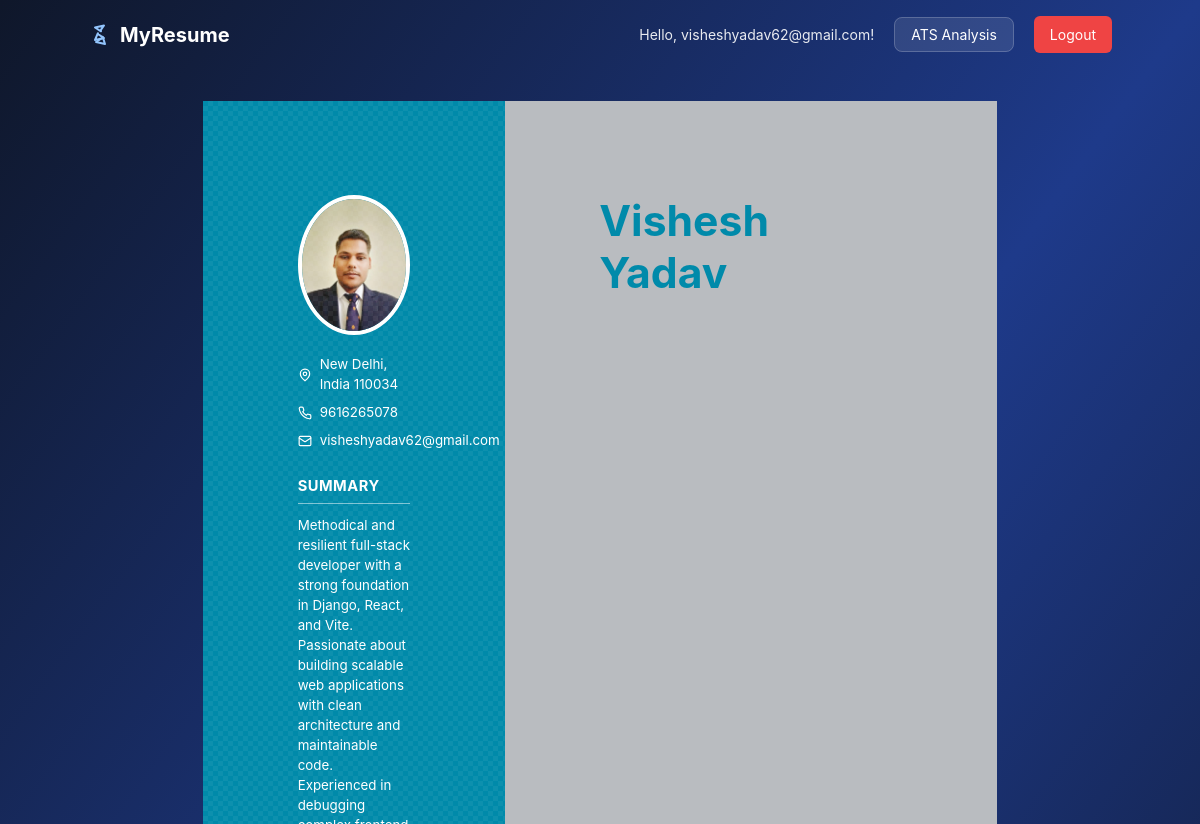
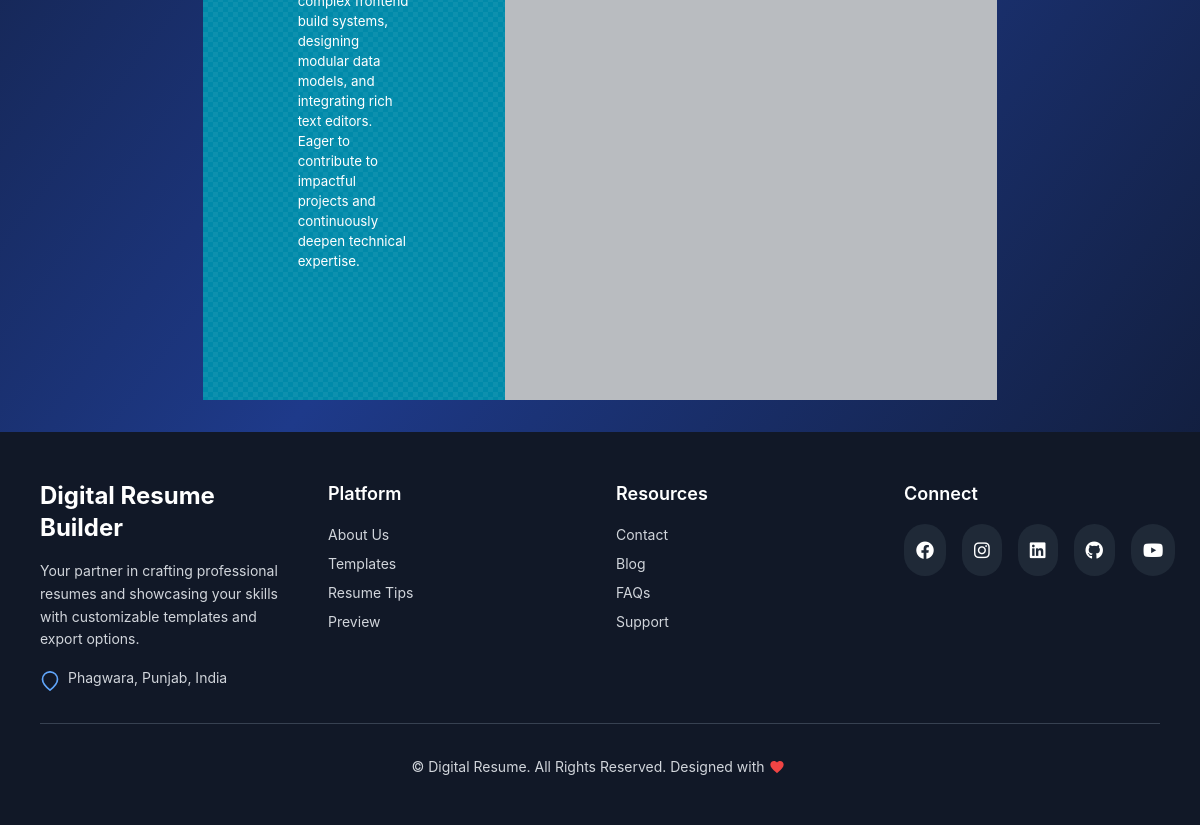
/view/1/template4/ (signed in), run on an earlier commit of the app's database (2 pictures, top to bottom).
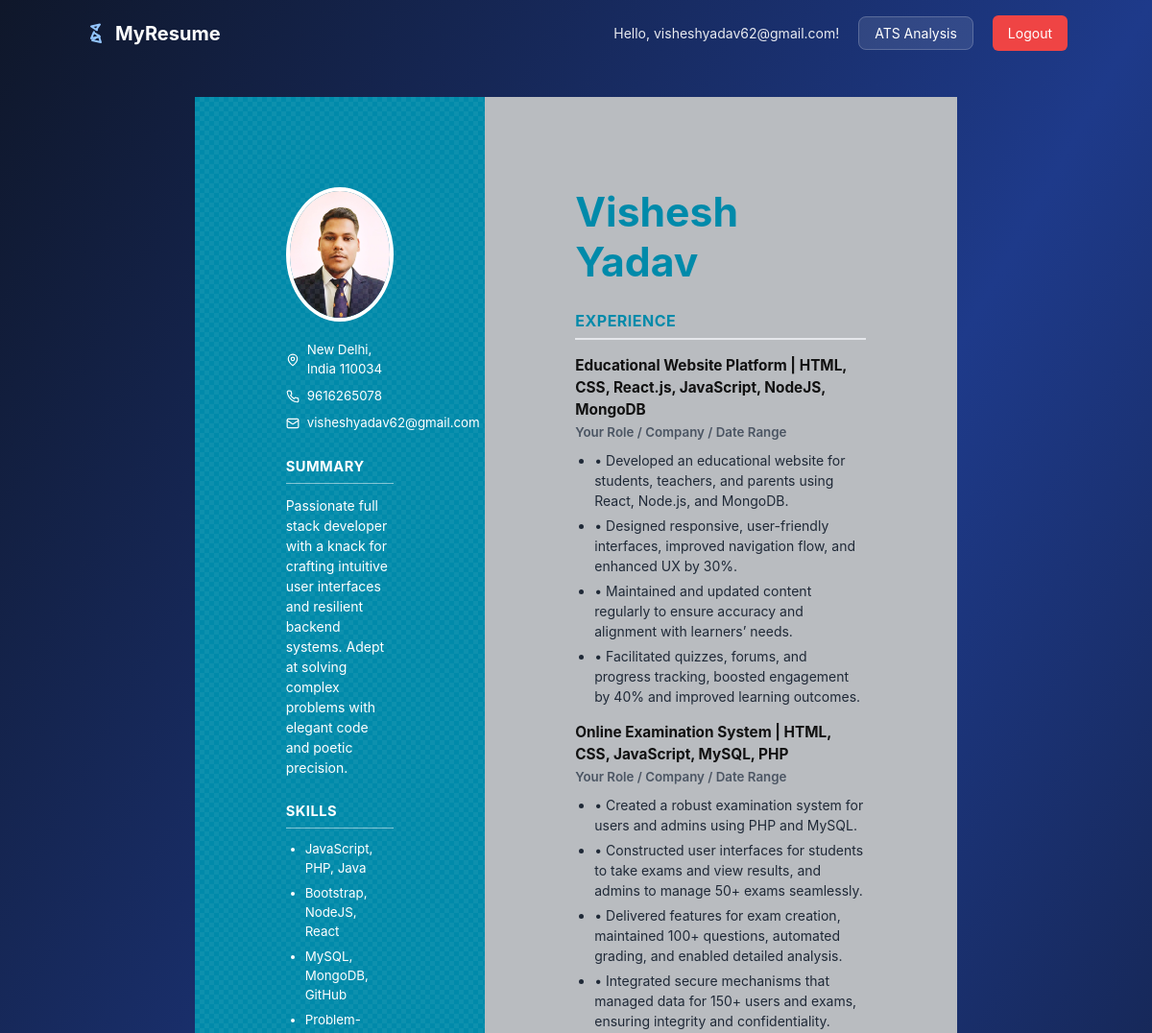
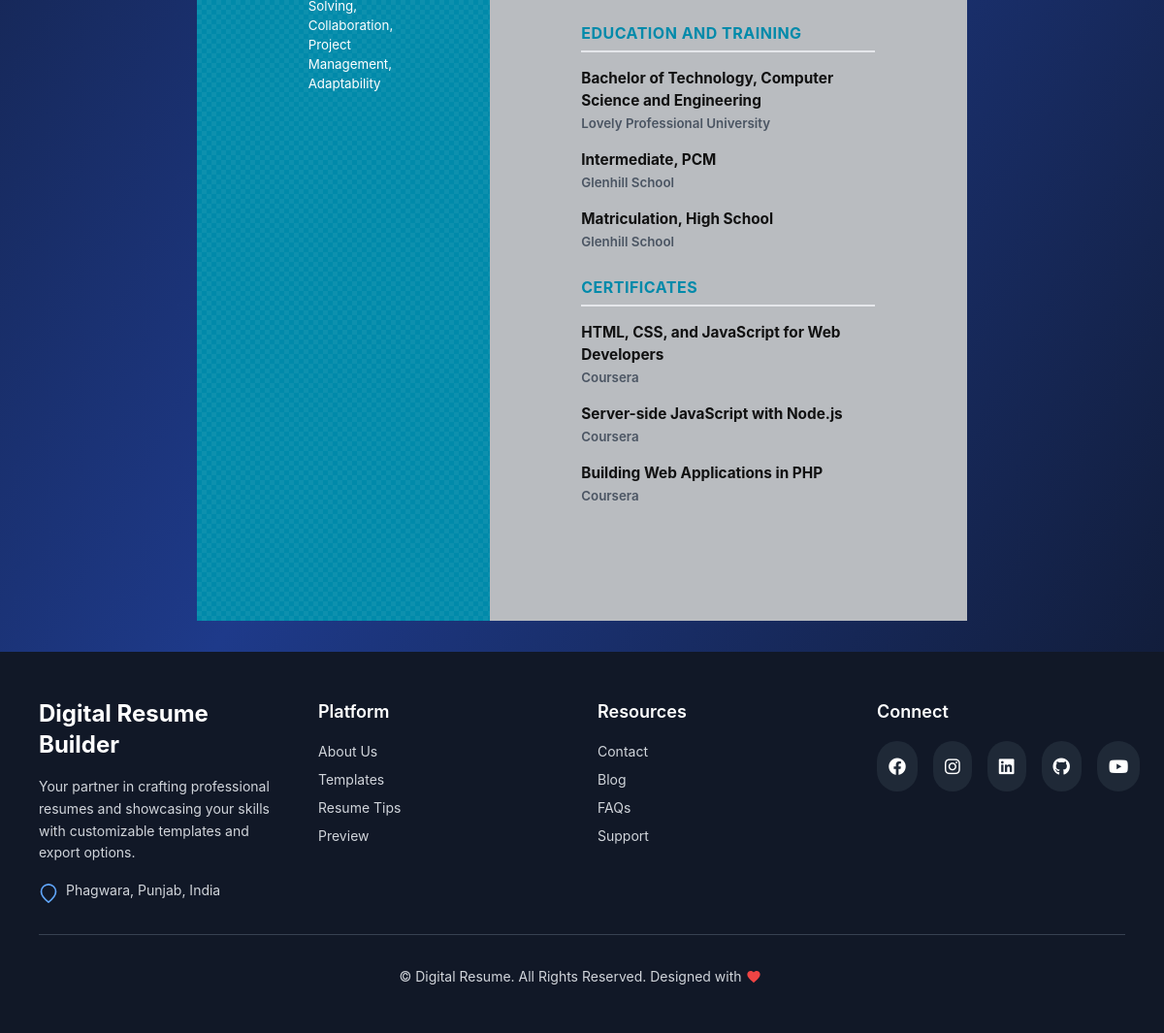
And on a later commit of the database (2 pictures, top to bottom).
### app/models.py (models this page shows, shortened)
class Resume(models.Model):
    user = models.ForeignKey(User, on_delete=models.CASCADE)
    full_name = models.CharField(max_length=100)
    email = models.EmailField()
    phone = models.CharField(max_length=20)
    location = models.CharField(max_length=150, blank=True)
    linkedin = models.URLField(blank=True)
    github = models.URLField(blank=True)
    website = models.URLField(blank=True)
    summary = models.TextField(blank=True)
    profile_image = models.ImageField(upload_to='profiles/', null=True, blank=True)
    created_at = models.DateTimeField(auto_now_add=True)
    updated_at = models.DateTimeField(auto_now=True)

class Skill(models.Model):
    CATEGORY_CHOICES = (
        ("Technical", "Technical"),
        ("Soft Skills", "Soft Skills"),
        ("Languages", "Languages"),
        ("Tools", "Tools"),
    )
    resume = models.ForeignKey(Resume, on_delete=models.CASCADE, related_name='skill_items')
    name = models.CharField(max_length=100)
    category = models.CharField(max_length=50, choices=CATEGORY_CHOICES, default="Technical")
    level = models.IntegerField(default=3)

class Project(models.Model):
    resume = models.ForeignKey(Resume, on_delete=models.CASCADE, related_name='project_items')
    name = models.CharField(max_length=200)
    description = models.TextField(blank=True)
    technologies_csv = models.CharField(max_length=300, blank=True, help_text="Comma-separated technologies")
    url = models.URLField(blank=True)
    start_date = models.DateField(null=True, blank=True)
    end_date = models.DateField(null=True, blank=True)

class EducationEntry(models.Model):
    resume = models.ForeignKey(Resume, on_delete=models.CASCADE, related_name='education_items')
    institution = models.CharField(max_length=200)
    degree = models.CharField(max_length=150)
    field = models.CharField(max_length=150)
    location = models.CharField(max_length=150, blank=True)
    start_date = models.DateField(null=True, blank=True)
    end_date = models.DateField(null=True, blank=True)
    gpa = models.CharField(max_length=20, blank=True, help_text="GPA/CGPA")

class Certification(models.Model):
    resume = models.ForeignKey(Resume, on_delete=models.CASCADE, related_name='certification_items')
    name = models.CharField(max_length=200)
    issuer = models.CharField(max_length=200, blank=True)
    duration = models.CharField(max_length=20, blank=True, help_text="e.g., Dec’ 24")
    issue_date = models.DateField(null=True, blank=True)
    expiry_date = models.DateField(null=True, blank=True)
    credential_id = models.CharField(max_length=100, blank=True)

### app/views.py (the view)
# urls.py: path('view/<int:pk>/<str:template_name>/', views.resume_detail_view, name='resume_detail'),
@login_required
def resume_detail_view(request, pk, template_name='template1'):
    resume = get_object_or_404(Resume, pk=pk, user=request.user)
    return render(request, f'resume/templates/{template_name}.html', {'resume': resume, 'template_name': template_name})

### app/templates/resume/templates/template4.html (shortened to what this page needs)
{% extends 'base.html' %}
{% load static %}
{% block content %}
    <div class="resume-container">
        <aside class="sidebar">
            {% if resume.profile_image %}
                <img src="{{ resume.profile_image.url }}" alt="{{ resume.full_name }}" class="profile-image">
            {% else %}
                <div class="profile-initial">{{ resume.full_name|first }}</div>
            {% endif %}
            <section class="sidebar-section contact-info">
                <p>
                    <span>New Delhi, India 110034</span>
                </p>
                <p>
                    <span>{{ resume.phone }}</span>
                </p>
                <p>
                    <a href="mailto:{{ resume.email }}">{{ resume.email }}</a>
                </p>
            </section>
            {% if render_summary or resume.summary %}
            <section class="sidebar-section sidebar-summary">
                <h2 class="sidebar-title">Summary</h2>
                {{ render_summary|default:resume.summary|safe }}
            </section>
            {% endif %}
            {% if resume.skill_items.exists %}
            <section class="sidebar-section skills">
                <h2 class="sidebar-title">Skills</h2>
                <ul>
                    {% for s in resume.skill_items.all %}
                    <li>{{ s.name }}</li>
                    {% endfor %}
                </ul>
            </section>
            {% endif %}
        </aside>
        <main class="main-content">
            <header class="main-header">
                <h1 class="full-name">{{ resume.full_name }}</h1>
            </header>
            {% if resume.project_items.exists %}
            <section class="main-section experience">
                <h2 class="main-title">Experience</h2>
                {% for p in resume.project_items.all %}
                <article class="item">
                    <div class="item-title">{{ p.name }}</div>
                    <div class="item-meta">Your Role / Company / Date Range</div>
                    <div class="item-body">{{ p.description|safe }}</div>
                </article>
                {% endfor %}
            </section>
            {% endif %}
            {% if resume.education_items.exists %}
            <section class="main-section education">
                <h2 class="main-title">Education and Training</h2>
                {% for e in resume.education_items.all %}
                <article class="item">
                    <div class="item-title">{{ e.degree }}{% if e.field %}, {{ e.field }}{% endif %}</div>
                    <div class="item-meta">{{ e.institution }}</div>
                </article>
                {% endfor %}
            </section>
            {% endif %}
            {% if resume.certification_items.exists %}
            <section class="main-section certificates">
                <h2 class="main-title">Certificates</h2>
                {% for c in resume.certification_items.all %}
                <article class="item">
                    <div class="item-title">{{ c.name }}</div>
                    <div class="item-meta">{{ c.issuer }}</div>
                </article>
                {% endfor %}
            </section>
            {% endif %}
        </main>
    </div>
   {% endblock %}

### app/templates/base.html (shortened to what this page needs)
<!DOCTYPE html>
<html lang="en" class="h-full">
  {% load static %}
<head>
  <link href="{% static 'css/tailwind.css' %}" rel="stylesheet">
  <script src="https://cdn.tailwindcss.com"></script>
  <link rel="stylesheet" href="https://cdnjs.cloudflare.com/ajax/libs/font-awesome/6.4.0/css/all.min.css">
</head>
<body class="h-full flex flex-col bg-gradient-to-br from-slate-900 via-blue-900 to-slate-900 text-white">
  {% if not hide_header_footer %}
  <nav class="bg-transparent sticky top-0 z-50 p-4">
    <div class="container mx-auto flex justify-between items-center">
      <a href="{% url 'app:resume_list' %}" class="text-xl font-bold text-white flex items-center gap-2">
        MyResume
      </a>
      <div class="space-x-4">
        {% if user.is_authenticated %}
          <span class="text-white/90">Hello, {{ user.username }}!</span>
          <a href="{% url 'app:ats_analysis' %}" class="px-4 py-2 bg-white/10 text-white rounded-lg border border-white/20">ATS Analysis</a>
          <form method="post" action="{% url 'logout' %}" class="inline">
            <button type="submit" class="px-4 py-2 bg-red-500 text-white rounded-md">Logout</button>
          </form>
        {% else %}
          <a href="{% url 'login' %}" class="px-4 py-2 text-white/90 rounded-md hover:bg-white/5 transition-colors">Login</a>
          <a href="{% url 'app:signup' %}" class="px-4 py-2 bg-white/10 text-white rounded-md border border-white/20">Sign Up</a>
        {% endif %}
      </div>
    </div>
  </nav>
  {% endif %}
  <main class="flex-grow {% if not hide_header_footer %}p-8{% endif %}">
      {% block content %}{% endblock %}
  </main>
  {% if not hide_header_footer %}
  <footer class="bg-gray-900 text-white py-12">
    <div class="max-w-6xl mx-auto px-4">
      <div class="grid grid-cols-1 md:grid-cols-2 lg:grid-cols-4 gap-8">
        <div class="lg:col-span-1">
          <h2 class="text-2xl font-bold  text-white mb-4">Digital Resume Builder</h2>
          <p class="text-gray-300 mb-4 leading-relaxed">
            Your partner in crafting professional resumes and showcasing your skills with customizable templates and export options.
          </p>
          <div class="flex items-start text-gray-300">
            <svg class="w-5 h-5 mr-2 mt-1 text-blue-400" fill="none" stroke="currentColor" stroke-width="2" viewBox="0 0 24 24">
              <path d="M21 10c0 6-9 13-9 13S3 16 3 10a9 9 0 1118 0z" />
            </svg>
            <p>Phagwara, Punjab, India</p>
          </div>
        </div>
        <div>
          <h3 class="text-lg font-semibold mb-4">Platform</h3>
          <ul class="space-y-2">
            <li><a href="#" class="text-gray-300 hover:text-blue-400 transition">About Us</a></li>
            <li><a href="#" class="text-gray-300 hover:text-blue-400 transition">Templates</a></li>
            <li><a href="#" class="text-gray-300 hover:text-blue-400 transition">Resume Tips</a></li>
            <li><a href="#" class="text-gray-300 hover:text-blue-400 transition">Preview</a></li>
          </ul>
        </div>
        <div>
          <h3 class="text-lg font-semibold mb-4">Resources</h3>
          <ul class="space-y-2">
            <li><a href="#" class="text-gray-300 hover:text-blue-400 transition">Contact</a></li>
            <li><a href="#" class="text-gray-300 hover:text-blue-400 transition">Blog</a></li>
            <li><a href="#" class="text-gray-300 hover:text-blue-400 transition">FAQs</a></li>
            <li><a href="#" class="text-gray-300 hover:text-blue-400 transition">Support</a></li>
          </ul>
        </div>
        <div>
          <h3 class="text-lg font-semibold mb-4">Connect</h3>
          <div class="flex space-x-4">
              {% if social_icons %}
                {% for icon in social_icons %}
                  <a href="#" title="{{ icon|capfirst }}" class="bg-gray-800 hover:bg-blue-600 p-3 rounded-full transition">
                    <i class="fab fa-{{ icon }} text-white text-lg"></i>
                  </a>
                {% endfor %}
              {% else %}
                <a href="#" title="Facebook" class="bg-gray-800 hover:bg-blue-600 p-3 rounded-full transition"><i class="fab fa-facebook text-white text-lg"></i></a>
                <a href="#" title="Instagram" class="bg-gray-800 hover:bg-pink-500 p-3 rounded-full transition"><i class="fab fa-instagram text-white text-lg"></i></a>
                <a href="https://linkedin.com/in/vishesh-yadav-" title="LinkedIn" class="bg-gray-800 hover:bg-blue-700 p-3 rounded-full transition"><i class="fab fa-linkedin text-white text-lg"></i></a>
                <a href="#" title="GitHub" class="bg-gray-800 hover:bg-gray-700 p-3 rounded-full transition"><i class="fab fa-github text-white text-lg"></i></a>
                <a href="#" title="YouTube" class="bg-gray-800 hover:bg-red-600 p-3 rounded-full transition"><i class="fab fa-youtube text-white text-lg"></i></a>
              {% endif %}
            </div>
        </div>
      </div>
      <div class="border-t border-gray-700 mt-8 pt-8 text-center">
        <p class="text-gray-300 flex items-center justify-center">
          &copy; {{ now.year }} Digital Resume. All Rights Reserved. Designed with
          <svg class="w-4 h-4 mx-1 text-red-500 fill-current" viewBox="0 0 24 24" fill="currentColor">
            <path d="M12 21.35l-1.45-1.32C5.4 15.36 2 12.28 2 8.5 2 5.42
                     4.42 3 7.5 3c1.74 0 3.41 0.81 4.5 2.09C13.09 3.81
                     14.76 3 16.5 3 19.58 3 22 5.42 22 8.5c0 3.78-3.4
                     6.86-8.55 11.54L12 21.35z"/>
          </svg>
        </p>
      </div>
    </div>
  </footer>
  {% endif %}
</body>
</html>

### app/templates/base.html (style rules this page uses)
body { font-family: 'Inter', sans-serif; }

### app/templates/resume/templates/template4.html (style rules this page uses)
html { -webkit-print-color-adjust: exact; print-color-adjust: exact; }
body { font-family: -apple-system, BlinkMacSystemFont, "Segoe UI", Roboto, "Helvetica Neue", Arial, sans-serif; margin: 0; padding: 0; background: #fff; color: #333; font-size: 10.5pt; }
.resume-container { background-color: rgb(185, 188, 192); display: flex; width: 210mm; min-height: 297mm; margin: 0 auto; }
.sidebar { width: 38%; background: #008aaa; color: #ffffff; padding: 2.5cm; box-sizing: border-box; position: relative; }
.sidebar::before { content: ""; position: absolute; top: 0; left: 0; right: 0; bottom: 0; opacity: 0.05; background-image: linear-gradient(45deg, #fff 25%, transparent 25%, transparent 75%, #fff 75%, #fff), linear-gradient(45deg, #fff 25%, transparent 25%, transparent 75%, #fff 75%, #fff); background-size: 10px 10px; background-position: 0 0, 5px 5px; }
.profile-image { width: 140px; height: 140px; border-radius: 50%; border: 4px solid #ffffff; object-fit: cover; display: block; margin: 0 auto 20px auto; }
.sidebar-section { margin-bottom: 24px; }
.sidebar-title { font-size: 11pt; font-weight: 700; text-transform: uppercase; letter-spacing: 0.5px; border-bottom: 1.5px solid rgba(255, 255, 255, 0.5); padding-bottom: 6px; margin-bottom: 12px; }
.contact-info p { margin: 0 0 8px 0; font-size: 10pt; display: flex; align-items: center; }
.contact-info a { color: #ffffff; text-decoration: none; }
.sidebar ul { list-style-type: disc; margin: 0; padding-left: 20px; font-size: 10pt; }
.sidebar ul li { margin-bottom: 6px; }
.main-content { width: 62%; padding: 2.5cm; box-sizing: border-box; color: #1f2937; }
.main-header { margin-bottom: 24px; }
.main-header .full-name { font-size: 32pt; font-weight: 700; color: #008aaa; margin: 0; line-height: 1.2; }
.main-section { margin-bottom: 24px; }
.main-title { font-size: 12pt; font-weight: 700; text-transform: uppercase; letter-spacing: 0.5px; color: #008aaa; border-bottom: 2px solid #e5e7eb; padding-bottom: 6px; margin-bottom: 16px; }
.item { margin-bottom: 16px; }
.item-title { font-size: 11.5pt; font-weight: 700; color: #111; }
.item-meta { font-size: 10pt; font-weight: 600; color: #4b5563; margin: 2px 0 8px 0; }
.item-body { font-size: 10.5pt; line-height: 1.5; }
.item-body ul { list-style: disc; padding-left: 20px; margin-top: 8px; }
.item-body li { margin-bottom: 5px; }

What changed in the data, as far as the page shows it:
changed Resume "Vishesh Yadav": profile_image: a different picture; summary "Methodical and resilient full-stack developer with a strong foundation in Django, React, and Vite. Passionate about building scalable web applications with clean architecture and maintainable code. Experienced in debugging complex frontend build systems, designing modular data models, and integrating rich text editors. Eager to contribute to impactful projects and continuously deepen technical expertise." → "Passionate full stack developer with a knack for crafting intuitive user interfaces and resilient backend systems. Adept at solving complex problems with elegant code and poetic precision."
added Skill: name "JavaScript, PHP, Java"
added Skill: name "Bootstrap, NodeJS, React"
added Skill: name "MySQL, MongoDB, GitHub"
added Skill: name "Problem-Solving, Collaboration, Project Management, Adaptability"
added Project: name "Educational Website Platform | HTML, CSS, React.js, JavaScript, NodeJS, MongoDB", description "• Developed an educational website for students, teachers, and parents using React, Node.js, and MongoDB. • Designed responsive, user-friendly interfaces, improved navigation flow, and enhanced UX by 30%. • Maintained and updated content regularly to ensure accuracy and alignment with learners’ needs. • Facilitated quizzes, forums, and progress tracking, boosted engagement by 40% and improved learning outcomes."
added Project: name "Online Examination System | HTML, CSS, JavaScript, MySQL, PHP", description "• Created a robust examination system for users and admins using PHP and MySQL. • Constructed user interfaces for students to take exams and view results, and admins to manage 50+ exams seamlessly. • Delivered features for exam creation, maintained 100+ questions, automated grading, and enabled detailed analysis. • Integrated secure mechanisms that managed data for 150+ users and exams, ensuring integrity and confidentiality."
added EducationEntry: degree "Bachelor of Technology", field "Computer Science and Engineering", institution "Lovely Professional University"
added EducationEntry: degree "Intermediate", field "PCM", institution "Glenhill School"
added EducationEntry: degree "Matriculation", field "High School", institution "Glenhill School"
added Certification: name "HTML, CSS, and JavaScript for Web Developers", issuer "Coursera"
added Certification: name "Server-side JavaScript with Node.js", issuer "Coursera"
added Certification: name "Building Web Applications in PHP", issuer "Coursera"
Also different on the page:
text now shown: "SKILLS EXPERIENCE EDUCATION AND TRAINING CERTIFICATES"
